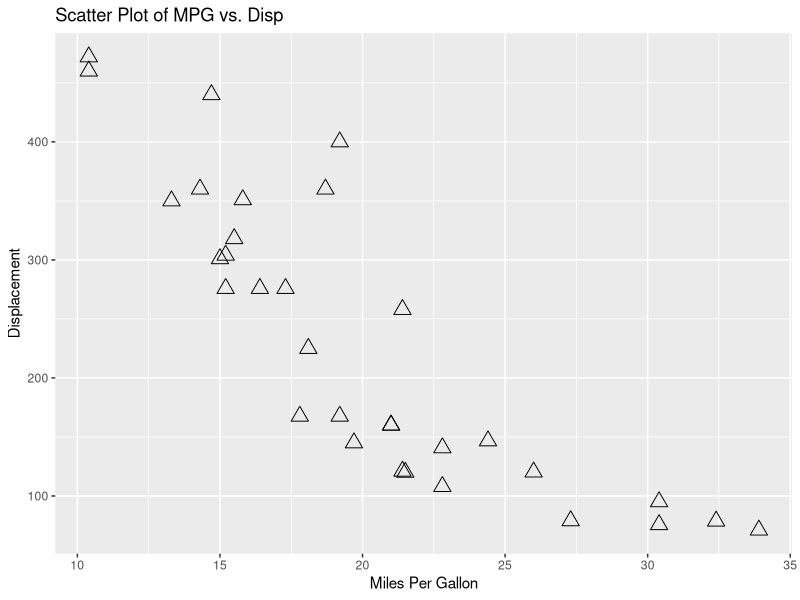

This chart was generated by the following R code:
#GitHub Assignment
#Bria Pierre


#Load libraries
library(ggplot2)

#Graphical Representation using mtcars
ggplot(mtcars, aes(x = mpg, y = disp)) +
  geom_point(shape = 2, size = 4) +
  labs(title = "Scatter Plot of MPG vs. Disp", x = "Miles Per Gallon", y = "Displacement")




